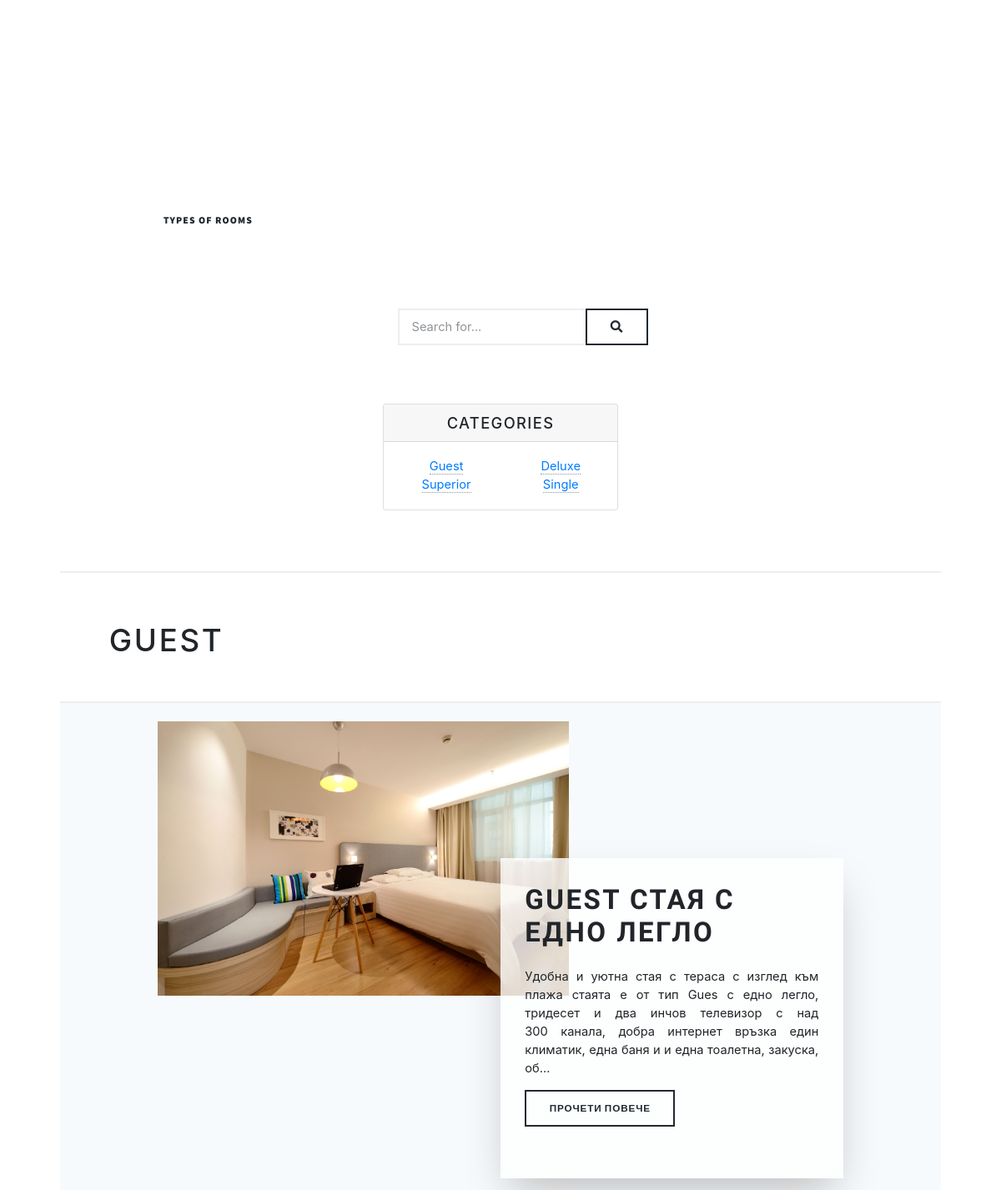
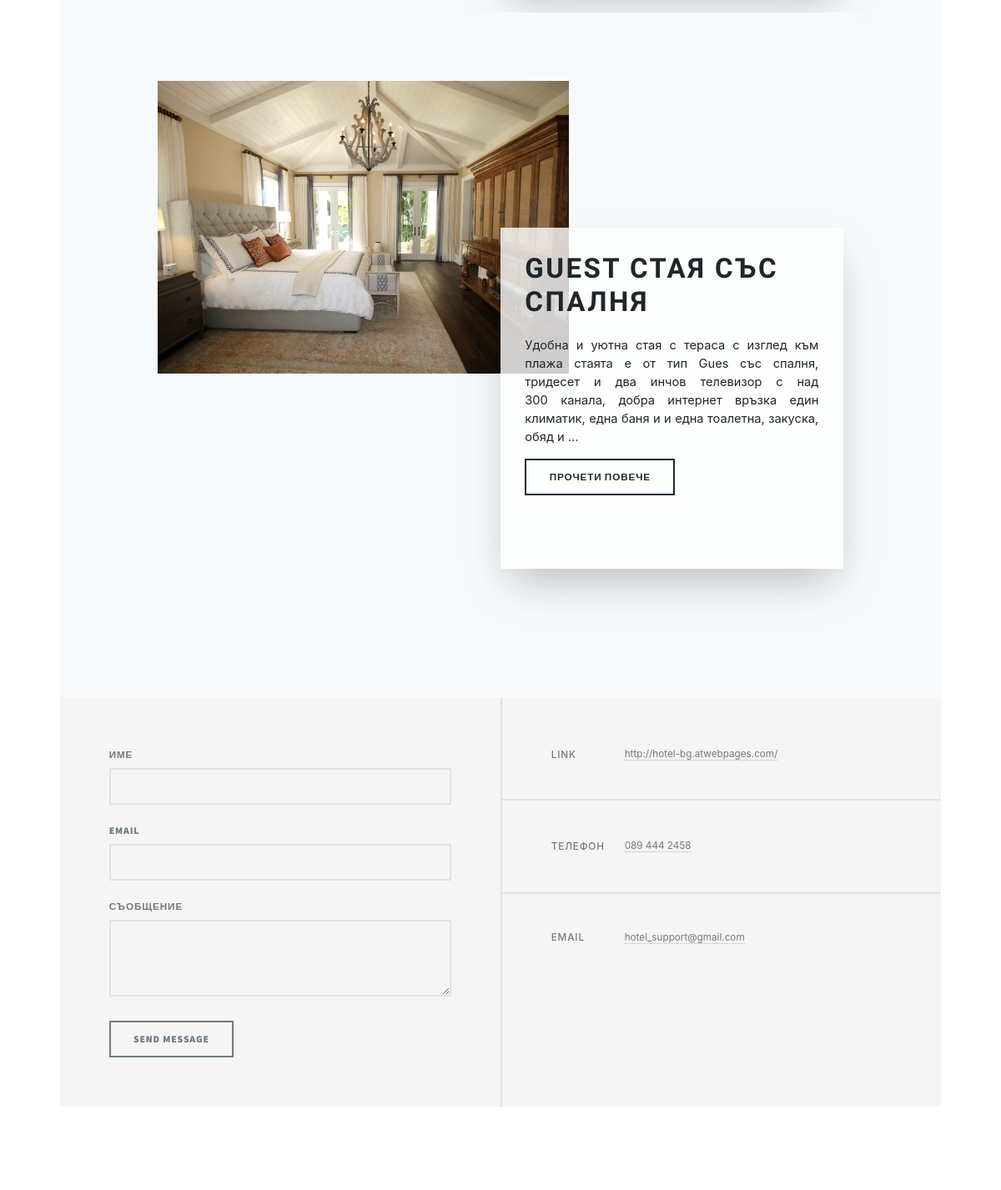
Page /category.php?catid=60 on the committed database (2 pictures, top to bottom).
### tables this page shows
CREATE TABLE `categories` (
  `id` int(10) NOT NULL,
  `cat_title` varchar(255) NOT NULL,
  `cat_desc` varchar(255) NOT NULL,
  `cat_slug` varchar(255) NOT NULL,
  `cat_date` varchar(255) NOT NULL,
  `cat_edit_date` varchar(255) NOT NULL,
  `cat_status` varchar(10) NOT NULL,
  `cat_priority` varchar(10) NOT NULL
);

CREATE TABLE `posts` (
  `id` int(10) NOT NULL,
  `post_category` varchar(10) NOT NULL,
  `post_title` varchar(255) NOT NULL,
  `post_autor` varchar(255) NOT NULL,
  `post_date` varchar(255) NOT NULL,
  `post_edit_date` varchar(255) NOT NULL,
  `post_image` varchar(255) NOT NULL,
  `post_text` text NOT NULL,
  `post_tag` varchar(255) NOT NULL,
  `post_visit_counter` varchar(255) NOT NULL,
  `post_status` varchar(255) NOT NULL,
  `post_priority` varchar(255) NOT NULL
);

### category.php (the view, shortened to what this page needs)
<?php
  include "admin/db_connection.php";
?><title>Hotel</title>
  <link rel='stylesheet' href='https://cdnjs.cloudflare.com/ajax/libs/tailwindcss/1.1.0/tailwind.min.css'>
		<link rel="stylesheet" href="assets/css/main.css" />
</head>
    <body class="is-preload">
  <div id="wrapper">
      <header id="header">
       <a style="text-decoration:none;" href="admin/reservation.php" class="logo">Резервирай сега</a>
      </header>
      <nav id="nav">
        <ul class="links">
          <li><a style="text-decoration:none;"href="index.php">Home</a></li>
          <li class="active"><a>Types of rooms</a></li>
        </ul>
      </nav>
      <div id="main">
      <?php include "layout/sidebar.php"; ?>
        <?php
        if (isset($_GET['catid']))
        {
          $no_posts_per_page = 5;
          if (isset($_GET['page']))
          {
            $page = $_GET['page'];
          }
          else
          {
            $page = 1;
          }
          $start = $no_posts_per_page * $page - $no_posts_per_page;
          $selected_category_page= $_GET['catid'];
          $sql_select_category_page = "SELECT * FROM categories WHERE id = {$selected_category_page}";
          $result_sql_select_category_page = mysqli_query($dbconnection, $sql_select_category_page);
                while ($rowcategorypage = mysqli_fetch_assoc($result_sql_select_category_page))
                {
                  $view_cat_title = $rowcategorypage['cat_title'];
                }
        }
         ?>
        <h1 class="my-4"><?php echo $view_cat_title; ?>
        </h1>
        <?php
                $sql_select_post = "SELECT * FROM posts WHERE post_status = 1 AND post_category = {$selected_category_page} ORDER BY id desc LIMIT {$start} ,{$no_posts_per_page}";
                $result_sql_select_post = mysqli_query($dbconnection, $sql_select_post);
                while ($rowpost = mysqli_fetch_assoc($result_sql_select_post))
                {
                  $view_post_id = $rowpost['id'];
                  $view_post_title = $rowpost['post_title'];
                  $view_post_image = $rowpost['post_image'];
                  $view_post_text = $rowpost['post_text'];
             ?>
        <div class="min-h-screen bg-gray-100 flex flex-col justify-center items-center p-4">
  <div class="grid--container mb-8 max-h-8 max-w-4xl">
    <div class="grid--image"><img  src="admin/images/blog/<?php  echo $view_post_image; ?>" alt="Card image cap"></div>
    <div class="grid--content p-8 shadow-2xl">
      <h1 class="card--title mb-4 text-4xl font-bold"><?php echo $view_post_title; ?></h1>
      <p class="card--content leading-tight mb-4"> <?php
              echo substr($view_post_text, 0, 400) . "...";?></p>
     <a class="button button1"style="text-decoration:none;"href="post.php?postid=<?= $view_post_id; ?>">Прочети повече</a>
    </div>
  </div>
      <?php
       }
       ?>
      </div>
    </div>
  </div>
      <footer id="footer">
						<section id="blue" class="wide js-section">
							<form method="post" action="mail_handler.php">
								<div class="fields">
									<div class="field">
										<label for="name">Име</label>
										<input type="text" name="name" id="name" />
									</div>
									<div class="field">
										<label for="email">Email</label>
										<input type="text" name="email" id="email" />
									</div>
									<div class="field">
										<label for="message">Съобщение</label>
										<textarea name="msg" id="message" rows="3"></textarea>
									</div>
								</div>
								<ul class="actions">
									<li><input type="submit" name="submit" value="Send Message" id="submit" /></li>
								</ul>
							</form>
						</section>
						<section class="split contact">
							<section>
								<h3>Link</h3>
								<p><a>http://hotel-bg.atwebpages.com/</a></p>
							</section>
							<section>
								<h3>Телефон</h3>
								<p><a>089 444 2458</a></p>
							</section>
							<section>
								<h3>Email</h3>
								<p><a>hotel_support@gmail.com</a></p>
							</section>
						</section>
					</footer>
      <div id="copyright">
        <ul><li>&copy; Untitled</li><li>Design: <a href="https://html5up.net">HTML5 UP</a></li></ul>
      </div>
  </div>
</body>
</html>

### layout/sidebar.php
<center><div class="col-md-4">
   <?php include "layout/head.php"; ?>
      <section id="green" class="wide js-section">
       <div class="centered">
          <div class="card-body">
            <form action="search.php" method="post">
            <div  style="width:300px;" class="input-group">
              <input type="text" class="form-control" name="search_text" placeholder="Search for...">
              <span class="input-group-btn">
                <button  name="search" type="submit"><i class="fas fa-search"></i></button>
              </span>
            </div>
            </form>
          </div>
        </div>
           <div class="card my-4">
          <h5 class="card-header">Categories</h5>
          <div class="card-body">
            <div class="row">
              <div class="col-lg-6">
                <ul class="list-unstyled mb-0">
                  <?php
                      $sql_select_category_wiget = "SELECT * FROM categories";
                      $result_sql_select_category_wiget = mysqli_query($dbconnection, $sql_select_category_wiget);
                       $category_counter= 0;
                        while ($rowcategory_wiget= mysqli_fetch_assoc( $result_sql_select_category_wiget))
                       {
                        $category_counter++;
                        $id_category_wiget = $rowcategory_wiget['id'];
                        $title_category_wiget = $rowcategory_wiget['cat_title'];
                   ?>
                  <li>
                    <a href="category.php?catid=<?=$id_category_wiget; ?>">
                       <?php
                       if ($category_counter % 2 != 0)
                       {
                          echo $title_category_wiget;
                       }
                       ?>
                      </a>
                    </li>
                    <?php
                        }
                    ?>
                </ul>
              </div>
              <div class="col-lg-6">
                <ul class="list-unstyled mb-0">
                  <?php
                      $sql_select_category_wiget1 = "SELECT * FROM categories";
                      $result_sql_select_category_wiget1 = mysqli_query($dbconnection, $sql_select_category_wiget1);
                       $category_counter1= 0;
                        while ($rowcategory_wiget1= mysqli_fetch_assoc( $result_sql_select_category_wiget1))
                       {
                        $category_counter1++;
                        $id_category_wiget1 = $rowcategory_wiget1['id'];
                        $title_category_wiget1 = $rowcategory_wiget1['cat_title'];
                   ?>
                  <li>
                    <a href="category.php?catid=<?=$id_category_wiget1; ?>">
                       <?php
                       if ($category_counter1 % 2 == 0)
                       {
                          echo $title_category_wiget1;
                       }
                       ?>
                      </a>
                    </li>
                    <?php
                        }
                    ?>
                </ul>
              </div>
            </div>
          </div>
        </div>
        </section>
   </div></center>

### layout/head.php (shortened to what this page needs)
<link href="blog-template/vendor/bootstrap/css/bootstrap.min.css" rel="stylesheet">

### category.php (style rules this page uses)
*, *::before, *::after { padding: 0; margin: 0; box-sizing: border-box; }
.grid--container { height: 100%; display: grid; grid-template-columns: repeat(10, 1fr); grid-template-rows: repeat(10, 1fr); }
.grid--image { background-size: cover; background-position: center; grid-column: 1/7; grid-row: 1/7; }
.grid--content { background-color: rgba(255, 255, 255, 0.8); grid-column: 6/-1; grid-row: 4/-1; }
.card--title { font-family: "Blinker", sans-serif; }
button.back-to-top:hover, button.back-to-top:active, button.back-to-top:focus, { outline: 0 !important; }

### rows in the picture
categories: cat_title "Guest", cat_title "GUEST"
categories: cat_title "Superior"
categories: cat_title "Deluxe"
categories: cat_title "Single"
posts: post_image (picture), post_title "GUEST СТАЯ С ЕДНО ЛЕГЛО", post_text "Удобна и уютна стая с тераса с изглед към плажа стаята е от тип Gues с едно легло, тридесет и два инчов телевизор с над 300 канала, добра интернет връзка един климатик, една баня и и една тоалетна, закуска, об"
posts: post_image (picture), post_title "GUEST СТАЯ СЪС СПАЛНЯ", post_text "Удобна и уютна стая с тераса с изглед към плажа стаята е от тип Gues със спалня, тридесет и два инчов телевизор с над 300 канала, добра интернет връзка един климатик, една баня и и една тоалетна, закуска, обяд и"
